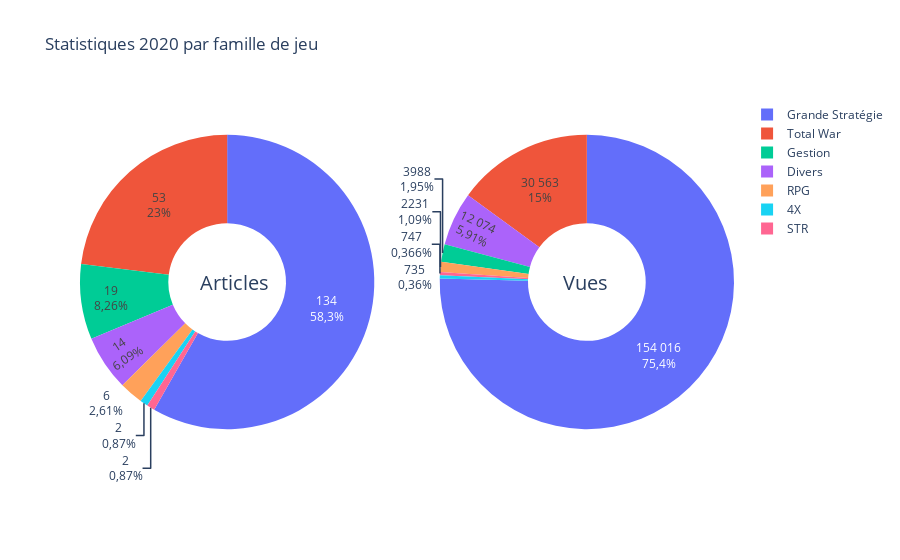

The notebook cell saved with this chart:
### Code cell
df2 = df.groupby('game_type').sum()

fig = make_subplots(rows=1, cols=2, specs=[[{'type':'domain'}, {'type':'domain'}]])
fig.add_trace(go.Pie(labels=df2.index, values=df2['count'], textinfo='value+percent'), 1, 1)
fig.add_trace(go.Pie(labels=df2.index, values=df2['views'], textinfo='value+percent'), 1, 2)


fig.update_traces(hole=.4, hoverinfo="label+percent+name")

fig.update_layout(
    title_text='Statistiques 2020 par famille de jeu', separators = ', .',
    annotations=[dict(text='Articles', x=0.18, y=0.5, font_size=20, showarrow=False),
                 dict(text='Vues', x=0.81, y=0.5, font_size=20, showarrow=False)])
fig.show()

### Figure 1 — Plotly figure (JSON) as saved in the notebook; plotly's stock layout.template omitted (floating-point values rounded to 4 significant figures)
{"data": [{"domain": {"x": [0, 0.45], "y": [0, 1]}, "hole": 0.4, "hoverinfo": "label+percent+name", "labels": ["4X", "Divers", "Gestion", "Grande Stratégie", "RPG", "STR", "Total War"], "textinfo": "value+percent", "type": "pie", "values": [2, 14, 19, 134, 6, 2, 53]}, {"domain": {"x": [0.55, 1], "y": [0, 1]}, "hole": 0.4, "hoverinfo": "label+percent+name", "labels": ["4X", "Divers", "Gestion", "Grande Stratégie", "RPG", "STR", "Total War"], "textinfo": "value+percent", "type": "pie", "values": [735, 12074, 3988, 154016, 2231, 747, 30563]}], "layout": {"annotations": [{"font": {"size": 20}, "showarrow": false, "text": "Articles", "x": 0.18, "y": 0.5}, {"font": {"size": 20}, "showarrow": false, "text": "Vues", "x": 0.81, "y": 0.5}], "separators": ", .", "title": {"text": "Statistiques 2020 par famille de jeu"}}}
